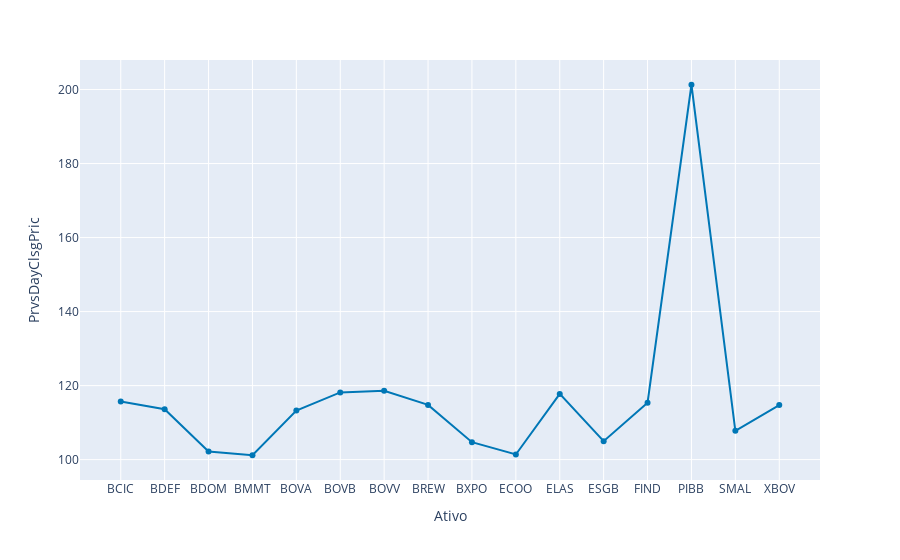

The notebook cell saved with this chart:
### Code cell
def gerar_grafico_base_estatisticos():
    
    fig = px.line(
        data_frame=df_filtred,
        x='TckrSymb',
        y='PrvsDayClsgPric',
        markers=True,
        labels={'TckrSymb':'Ativo'},
        color_discrete_sequence=[AZUL2, VERMELHO1,AMARELO1,VERDE1, CINZA3]
    )

    fig.update_yaxes(tickprefix="R$ ", ticksuffix=" reais")
    
    fig.update_layout(
        width=1200, 
        height=600, 
        font_family = 'DejaVu Sans', 
        font_size=15, 
        font_color= CINZA2, 
        title_font_color= CINZA1, 
        title_font_size=24,
        title_text='Delta dos preços dos ativo por dia 2023',
        xaxis_title='', 
        yaxis_title='', 
        plot_bgcolor= CINZA5
    )
    
    fig.update_xaxes(tickvals=df_variation.TckrSymb)
    fig.update_traces(mode='markers+lines', hovertemplate ='<b>ATIVO:<b> %{x} <b>|<b> <b>VARIAÇÃO:<b> %{y}')
    fig.update_layout(hovermode='closest')    
    fig.update_layout(hovermode='x')          
    fig.update_layout(hovermode='x unified') 
    return fig
gerar_grafico_base_estatisticos()

### Figure 1 — Plotly figure (JSON) as saved in the notebook; plotly's stock layout.template omitted (floating-point values rounded to 4 significant figures)
{"data": [{"hovertemplate": "Ativo=%{x}<br>PrvsDayClsgPric=%{y}<extra></extra>", "legendgroup": "", "line": {"color": "#0077b6", "dash": "solid"}, "marker": {"symbol": "circle"}, "mode": "markers+lines", "name": "", "orientation": "v", "showlegend": false, "type": "scatter", "x": ["BCIC", "BDEF", "BDOM", "BMMT", "BOVA", "BOVB", "BOVV", "BREW", "BXPO", "ECOO", "ELAS", "ESGB", "FIND", "PIBB", "SMAL", "XBOV"], "xaxis": "x", "y": [115.7, 113.6, 102.2, 101.2, 113.2, 118.2, 118.6, 114.8, 104.7, 101.4, 117.8, 105.0, 115.4, 201.3, 107.8, 114.7], "yaxis": "y"}], "layout": {"legend": {"tracegroupgap": 0}, "margin": {"t": 60}, "xaxis": {"anchor": "y", "domain": [0, 1], "title": {"text": "Ativo"}}, "yaxis": {"anchor": "x", "domain": [0, 1], "title": {"text": "PrvsDayClsgPric"}}}}
